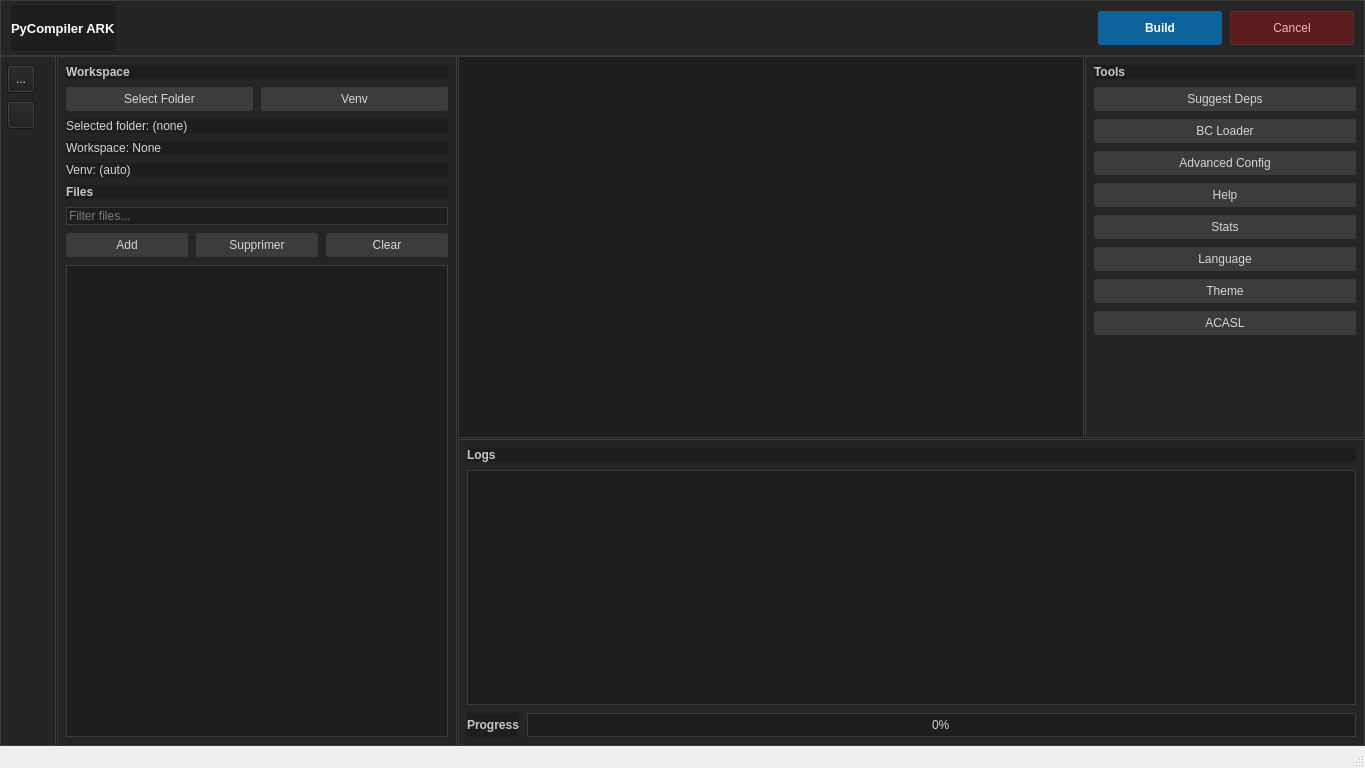
<?xml version="1.0" encoding="UTF-8"?>
<ui version="4.0">
 <class>MainWindow</class>
 <widget class="QMainWindow" name="MainWindow">
  <property name="geometry">
   <rect>
    <x>0</x>
    <y>0</y>
    <width>1365</width>
    <height>768</height>
   </rect>
  </property>
  <property name="windowTitle">
   <string>PyCompiler ARK - IDE Layout</string>
  </property>
  <widget class="QWidget" name="centralwidget">
   <property name="styleSheet">
    <string notr="true">QWidget {
  background: #1e1e1e;
  color: #d4d4d4;
  font-family: &quot;Segoe UI&quot;, &quot;Noto Sans&quot;, sans-serif;
  font-size: 9pt;
}
QFrame#header, QFrame#activity_bar, QFrame#workspace_panel, QFrame#tools_panel, QFrame#logs_panel {
  background: #252526;
  border: 1px solid #3c3c3c;
}
QTabWidget::pane, QListWidget, QTextEdit, QLineEdit {
  background: #1e1e1e;
  border: 1px solid #3c3c3c;
}
QLabel#label_app_title { color: #ffffff; font-size: 10pt; font-weight: 600; }
QLabel#label_workspace_section, QLabel#label_files_section, QLabel#label_tools,
QLabel#label_logs_section, QLabel#label_progress, QLabel#label_options_section {
  color: #c8c8c8;
  font-weight: 600;
}
QPushButton {
  background: #3c3c3c;
  border: 1px solid #3c3c3c;
  border-radius: 2px;
  padding: 4px 10px;
}
QPushButton:hover { background: #454545; }
QPushButton#compile_btn {
  background: #0e639c;
  border-color: #0e639c;
  color: #ffffff;
  font-weight: 600;
}
QPushButton#compile_btn:hover { background: #1177bb; }
QPushButton#cancel_btn {
  background: #5a1d1d;
  border-color: #6a2a2a;
  color: #f2b8b8;
}
QListWidget { padding: 4px; selection-background-color: #094771; selection-color: #ffffff; }
QTabBar::tab {
  background: #2d2d30;
  border: 1px solid #3c3c3c;
  border-bottom: none;
  padding: 5px 12px;
}
QTabBar::tab:selected { background: #1e1e1e; }
QTabBar::tab:hover { background: #37373d; }
QProgressBar {
  border: 1px solid #3c3c3c;
  text-align: center;
  background: #1e1e1e;
}
QProgressBar::chunk { background: #0e639c; }</string>
   </property>
   <layout class="QVBoxLayout" name="rootLayout">
    <property name="spacing">
     <number>0</number>
    </property>
    <property name="leftMargin">
     <number>0</number>
    </property>
    <property name="topMargin">
     <number>0</number>
    </property>
    <property name="rightMargin">
     <number>0</number>
    </property>
    <property name="bottomMargin">
     <number>0</number>
    </property>
    <item>
     <widget class="QFrame" name="header">
      <property name="minimumSize">
       <size>
        <width>0</width>
        <height>48</height>
       </size>
      </property>
      <property name="maximumSize">
       <size>
        <width>16777215</width>
        <height>56</height>
       </size>
      </property>
      <property name="frameShape">
       <enum>QFrame::Shape::StyledPanel</enum>
      </property>
      <property name="frameShadow">
       <enum>QFrame::Shadow::Raised</enum>
      </property>
      <layout class="QHBoxLayout" name="headerLayout">
       <property name="spacing">
        <number>8</number>
       </property>
       <property name="leftMargin">
        <number>10</number>
       </property>
       <property name="topMargin">
        <number>4</number>
       </property>
       <property name="rightMargin">
        <number>10</number>
       </property>
       <property name="bottomMargin">
        <number>4</number>
       </property>
       <item>
        <widget class="QLabel" name="label_app_title">
         <property name="text">
          <string>PyCompiler ARK</string>
         </property>
        </widget>
       </item>
       <item>
        <spacer name="headerSpacer">
         <property name="orientation">
          <enum>Qt::Orientation::Horizontal</enum>
         </property>
         <property name="sizeHint" stdset="0">
          <size>
           <width>40</width>
           <height>20</height>
          </size>
         </property>
        </spacer>
       </item>
       <item>
        <widget class="QPushButton" name="compile_btn">
         <property name="minimumSize">
          <size>
           <width>124</width>
           <height>34</height>
          </size>
         </property>
         <property name="text">
          <string>Build</string>
         </property>
        </widget>
       </item>
       <item>
        <widget class="QPushButton" name="cancel_btn">
         <property name="minimumSize">
          <size>
           <width>124</width>
           <height>34</height>
          </size>
         </property>
         <property name="text">
          <string>Cancel</string>
         </property>
        </widget>
       </item>
      </layout>
     </widget>
    </item>
    <item>
     <widget class="QSplitter" name="mainSplitter">
      <property name="orientation">
       <enum>Qt::Orientation::Horizontal</enum>
      </property>
     <property name="handleWidth">
       <number>1</number>
     </property>
      <widget class="QFrame" name="activity_bar">
       <property name="minimumSize">
        <size>
         <width>48</width>
         <height>0</height>
        </size>
       </property>
       <property name="maximumSize">
        <size>
         <width>56</width>
         <height>16777215</height>
        </size>
       </property>
       <property name="frameShape">
        <enum>QFrame::Shape::StyledPanel</enum>
       </property>
       <property name="frameShadow">
        <enum>QFrame::Shadow::Raised</enum>
       </property>
       <layout class="QVBoxLayout" name="activityBarLayout">
        <property name="spacing">
         <number>8</number>
        </property>
        <property name="leftMargin">
         <number>6</number>
        </property>
        <property name="topMargin">
         <number>8</number>
        </property>
        <property name="rightMargin">
         <number>6</number>
        </property>
        <property name="bottomMargin">
         <number>8</number>
        </property>
        <item>
         <widget class="QToolButton" name="toolButton_more">
          <property name="minimumSize">
           <size>
            <width>28</width>
            <height>28</height>
           </size>
          </property>
          <property name="toolTip">
           <string>More tools</string>
          </property>
          <property name="text">
           <string>...</string>
          </property>
         </widget>
        </item>
        <item>
         <widget class="QToolButton" name="activity_btn_deps">
          <property name="minimumSize">
           <size>
            <width>28</width>
            <height>28</height>
           </size>
          </property>
          <property name="toolTip">
           <string>Analyser dépendances</string>
          </property>
          <property name="text">
           <string/>
          </property>
         </widget>
        </item>
        <item>
         <spacer name="activitySpacer">
          <property name="orientation">
           <enum>Qt::Orientation::Vertical</enum>
          </property>
          <property name="sizeHint" stdset="0">
           <size>
            <width>20</width>
            <height>40</height>
           </size>
          </property>
         </spacer>
        </item>
       </layout>
      </widget>
      <widget class="QFrame" name="workspace_panel">
       <property name="minimumSize">
        <size>
         <width>280</width>
         <height>0</height>
        </size>
       </property>
       <property name="maximumSize">
        <size>
         <width>400</width>
         <height>16777215</height>
        </size>
       </property>
       <property name="frameShape">
        <enum>QFrame::Shape::StyledPanel</enum>
       </property>
       <property name="frameShadow">
        <enum>QFrame::Shadow::Raised</enum>
       </property>
       <layout class="QVBoxLayout" name="workspaceLayout">
        <property name="spacing">
         <number>8</number>
        </property>
        <property name="leftMargin">
         <number>8</number>
        </property>
        <property name="topMargin">
         <number>8</number>
        </property>
        <property name="rightMargin">
         <number>8</number>
        </property>
        <property name="bottomMargin">
         <number>8</number>
        </property>
        <item>
         <widget class="QLabel" name="label_workspace_section">
          <property name="text">
           <string>Workspace</string>
          </property>
         </widget>
        </item>
        <item>
         <layout class="QHBoxLayout" name="workspaceSelectLayout">
          <item>
           <widget class="QPushButton" name="btn_select_folder">
            <property name="text">
             <string>Select Folder</string>
            </property>
           </widget>
          </item>
          <item>
           <widget class="QPushButton" name="venv_button">
            <property name="text">
             <string>Venv</string>
            </property>
           </widget>
          </item>
         </layout>
        </item>
        <item>
         <widget class="QLabel" name="label_folder">
          <property name="text">
           <string>Selected folder: (none)</string>
          </property>
         </widget>
        </item>
        <item>
         <widget class="QLabel" name="label_workspace_status">
          <property name="text">
           <string>Workspace: None</string>
          </property>
         </widget>
        </item>
        <item>
         <widget class="QLabel" name="venv_label">
          <property name="text">
           <string>Venv: (auto)</string>
          </property>
         </widget>
        </item>
        <item>
         <widget class="QLabel" name="label_files_section">
          <property name="text">
           <string>Files</string>
          </property>
         </widget>
        </item>
        <item>
         <widget class="QLineEdit" name="file_filter_input">
          <property name="placeholderText">
           <string>Filter files...</string>
          </property>
         </widget>
        </item>
        <item>
         <layout class="QHBoxLayout" name="fileButtonsLayout">
          <item>
           <widget class="QPushButton" name="btn_select_files">
            <property name="text">
             <string>Add</string>
            </property>
           </widget>
          </item>
          <item>
           <widget class="QPushButton" name="btn_remove_file">
            <property name="text">
             <string>Supprimer</string>
            </property>
           </widget>
          </item>
          <item>
           <widget class="QPushButton" name="btn_clear_workspace">
            <property name="text">
             <string>Clear</string>
            </property>
           </widget>
          </item>
         </layout>
        </item>
        <item>
         <widget class="QListWidget" name="file_list"/>
        </item>
       </layout>
      </widget>
      <widget class="QSplitter" name="rightSplitter">
       <property name="orientation">
        <enum>Qt::Orientation::Vertical</enum>
       </property>
       <property name="handleWidth">
        <number>1</number>
       </property>
       <widget class="QSplitter" name="topSplitter">
        <property name="orientation">
         <enum>Qt::Orientation::Horizontal</enum>
        </property>
        <property name="handleWidth">
         <number>1</number>
        </property>
        <widget class="QTabWidget" name="compiler_tabs">
         <property name="currentIndex">
          <number>-1</number>
         </property>
        </widget>
        <widget class="QFrame" name="tools_panel">
         <property name="minimumSize">
          <size>
           <width>200</width>
           <height>0</height>
          </size>
         </property>
         <property name="maximumSize">
          <size>
           <width>280</width>
           <height>16777215</height>
          </size>
         </property>
         <property name="frameShape">
          <enum>QFrame::Shape::StyledPanel</enum>
         </property>
         <property name="frameShadow">
          <enum>QFrame::Shadow::Raised</enum>
         </property>
         <layout class="QVBoxLayout" name="toolsLayout">
          <property name="spacing">
           <number>8</number>
          </property>
          <property name="leftMargin">
           <number>8</number>
          </property>
          <property name="topMargin">
           <number>8</number>
          </property>
          <property name="rightMargin">
           <number>8</number>
          </property>
          <property name="bottomMargin">
           <number>8</number>
          </property>
          <item>
           <widget class="QLabel" name="label_tools">
            <property name="text">
             <string>Tools</string>
            </property>
           </widget>
          </item>
          <item>
           <widget class="QPushButton" name="btn_suggest_deps">
            <property name="text">
             <string>Suggest Deps</string>
            </property>
           </widget>
          </item>
          <item>
           <widget class="QPushButton" name="btn_bc_loader">
            <property name="text">
             <string>BC Loader</string>
            </property>
           </widget>
          </item>
          <item>
           <widget class="QPushButton" name="advanced_cfg_btn">
            <property name="text">
             <string>Advanced Config</string>
            </property>
           </widget>
          </item>
          <item>
           <widget class="QPushButton" name="btn_help">
            <property name="text">
             <string>Help</string>
            </property>
           </widget>
          </item>
          <item>
           <widget class="QPushButton" name="btn_show_stats">
            <property name="text">
             <string>Stats</string>
            </property>
           </widget>
          </item>
          <item>
           <widget class="QPushButton" name="select_lang">

            <property name="text">
             <string>Language</string>
            </property>
           </widget>
          </item>
          <item>
           <widget class="QPushButton" name="select_theme">
            <property name="text">
             <string>Theme</string>
            </property>
           </widget>
          </item>
          <item>
           <widget class="QPushButton" name="btn_acasl_loader">
            <property name="text">
             <string>ACASL</string>
            </property>
           </widget>
          </item>
          <item>
           <spacer name="toolsSpacer">
            <property name="orientation">
             <enum>Qt::Orientation::Vertical</enum>
            </property>
            <property name="sizeHint" stdset="0">
             <size>
              <width>20</width>
              <height>40</height>
             </size>
            </property>
           </spacer>
          </item>
         </layout>
        </widget>
       </widget>
       <widget class="QFrame" name="logs_panel">
        <property name="minimumSize">
         <size>
          <width>0</width>
          <height>190</height>
         </size>
        </property>
        <property name="maximumSize">
         <size>
          <width>16777215</width>
          <height>320</height>
         </size>
        </property>
        <property name="frameShape">
         <enum>QFrame::Shape::StyledPanel</enum>
        </property>
        <property name="frameShadow">
         <enum>QFrame::Shadow::Raised</enum>
        </property>
        <layout class="QVBoxLayout" name="logsLayout">
         <property name="spacing">
          <number>8</number>
         </property>
         <property name="leftMargin">
          <number>8</number>
         </property>
         <property name="topMargin">
          <number>8</number>
         </property>
         <property name="rightMargin">
          <number>8</number>
         </property>
         <property name="bottomMargin">
          <number>8</number>
         </property>
         <item>
          <widget class="QLabel" name="label_logs_section">
           <property name="text">
            <string>Logs</string>
           </property>
          </widget>
         </item>
         <item>
          <widget class="QTextEdit" name="log">
           <property name="acceptRichText">
            <bool>false</bool>
           </property>
           <property name="readOnly">
            <bool>true</bool>
           </property>
          </widget>
         </item>
         <item>
          <layout class="QHBoxLayout" name="progressRowLayout">
           <item>
            <widget class="QLabel" name="label_progress">
             <property name="text">
              <string>Progress</string>
             </property>
            </widget>
           </item>
           <item>
            <widget class="QProgressBar" name="progress">
             <property name="value">
              <number>0</number>
             </property>
            </widget>
           </item>
          </layout>
         </item>
        </layout>
       </widget>
      </widget>
     </widget>
    </item>
   </layout>
  </widget>
  <widget class="QStatusBar" name="statusbar">
   <property name="sizeGripEnabled">
    <bool>true</bool>
   </property>
  </widget>
 </widget>
 <resources/>
 <connections/>
</ui>
